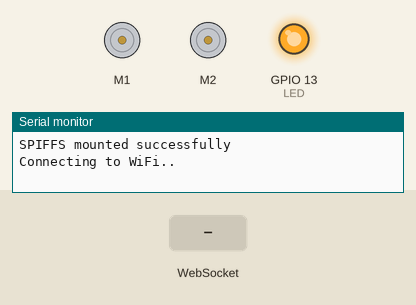
This program was run on a simulated ESP32. Shown: 2 × DC motor (green arrow = forward, orange = backward, longer = faster), output pins drawn as LEDs (lit = HIGH), the last lines printed to the serial monitor. The test bench sets the inputs (shaded band). WiFi joins after 1.5 s; servers stay silent unless stated; storage starts empty; not simulated (calls return 0 or success): WiFiCredentials.h.

Above: at 0.1 s.
At 4.3 s:
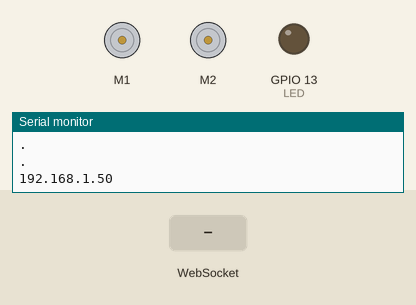
4.4 s: WebSocket text "MoveCar" received
5.9 s: WebSocket text "0" received
Timing chart, 0 to 8.9 s (numbered marks = the images above; inputs shaded):
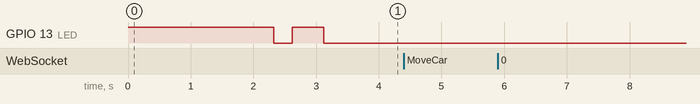

The program:

main.cpp
```cpp
#include <ESPAsyncWebServer.h>
#include "SPIFFS.h"
#include <Arduino_JSON.h>
#include <SPI.h>
#include <Adafruit_MotorShield.h>
#include <Arduino.h>
#include "WiFiCredentials.h"
#include <iostream>
#include <sstream>

#define LED 13

#define UP 1
#define DOWN 2
#define LEFT 3
#define RIGHT 4
#define STOP 0

const char *ssid = SSID;
const char *password = PASSWORD;

AsyncWebServer server(80);
AsyncWebSocket ws("/ws");

Adafruit_MotorShield AFMS = Adafruit_MotorShield();
Adafruit_DCMotor *L_MOTOR = AFMS.getMotor(1);
Adafruit_DCMotor *R_MOTOR = AFMS.getMotor(2);

void initFS()
{
  if (!SPIFFS.begin())
  {
    Serial.println("An Error has occurred while mounting SPIFFS");
    return;
  }
  else
  {
    Serial.println("SPIFFS mounted successfully");
  }
}

void initWiFi()
{
  WiFi.mode(WIFI_STA);
  WiFi.begin(ssid, password);

  Serial.println("Connecting to WiFi..");
  while (WiFi.status() != WL_CONNECTED)
  {
    delay(1000);
    Serial.println(".");
  }
  Serial.println(WiFi.localIP());
}

void stopMotors()
{
  L_MOTOR->setSpeed(0);
  L_MOTOR->run(RELEASE);

  R_MOTOR->setSpeed(0);
  R_MOTOR->run(RELEASE);

  digitalWrite(LED, HIGH);
  delay(300);
  digitalWrite(LED, LOW);
  delay(300);
  digitalWrite(LED, HIGH);
  delay(500);
  digitalWrite(LED, LOW);
}

void rampMotorSpeed()
{
  int var = 0;
  while (var < 65)
  {
    L_MOTOR->setSpeed(var);
    R_MOTOR->setSpeed(var);
    var++;
  }
}

void moveCar(int inputValue)
{
  Serial.printf("Got value as %d\n", inputValue);

  // if (!(horizontalScreen))
  // {
  switch (inputValue)
  {

  case UP:
    R_MOTOR->run(FORWARD);
    L_MOTOR->run(FORWARD);
    rampMotorSpeed();
    break;

  case DOWN:
    R_MOTOR->run(BACKWARD);
    L_MOTOR->run(BACKWARD);
    rampMotorSpeed();
    break;

  case LEFT:
    R_MOTOR->run(FORWARD);
    L_MOTOR->run(BACKWARD);
    rampMotorSpeed();
    break;

  case RIGHT:
    R_MOTOR->run(BACKWARD);
    L_MOTOR->run(FORWARD);
    rampMotorSpeed();
    break;

  case STOP:
    L_MOTOR->setSpeed(0);
    R_MOTOR->setSpeed(0);
    break;

  default:
    stopMotors();
    break;
  }
}

void handleWebSocketMessage(void *arg, uint8_t *data, size_t len)
{
  AwsFrameInfo *info = (AwsFrameInfo *)arg;
  if (info->final && info->index == 0 && info->len == len && info->opcode == WS_TEXT)
  {
    std::string myData = "";
    myData.assign((char *)data, len);
    std::istringstream ss(myData);
    std::string key, value;
    std::getline(ss, key, ',');
    std::getline(ss, value, ',');
    Serial.printf("Key [%s] Value[%s]\n", key.c_str(), value.c_str());
    int valueInt = atoi(value.c_str());
    if (key == "MoveCar")
    {
      moveCar(valueInt);
    }
  }
}

void onEvent(AsyncWebSocket *server, AsyncWebSocketClient *client, AwsEventType type, void *arg, uint8_t *data, size_t len)
{
  switch (type)
  {
  case WS_EVT_CONNECT:
    Serial.printf("WebSocket client #%u connected from %s\n", client->id(), client->remoteIP().toString().c_str());
    break;
  case WS_EVT_DISCONNECT:
    Serial.printf("WebSocket client #%u disconnected\n", client->id());
    break;
  case WS_EVT_DATA:
    handleWebSocketMessage(arg, data, len);
    break;
  case WS_EVT_PONG:
  case WS_EVT_ERROR:
    break;
  }
}

void initWebSocket()
{
  ws.onEvent(onEvent);
  server.addHandler(&ws);
}

void setup()
{
  Serial.begin(115200);
  pinMode(LED, OUTPUT);
  digitalWrite(LED, HIGH);
  initFS();
  initWiFi();
  AFMS.begin();
  stopMotors();

  initWebSocket();

  server.on("/", HTTP_GET, [](AsyncWebServerRequest *request)
            { request->send(SPIFFS, "/index.html", "text/html"); });

  server.serveStatic("/", SPIFFS, "/");

  server.begin();
  digitalWrite(LED, LOW);
}

void loop()
{
  ws.cleanupClients();
}
```
